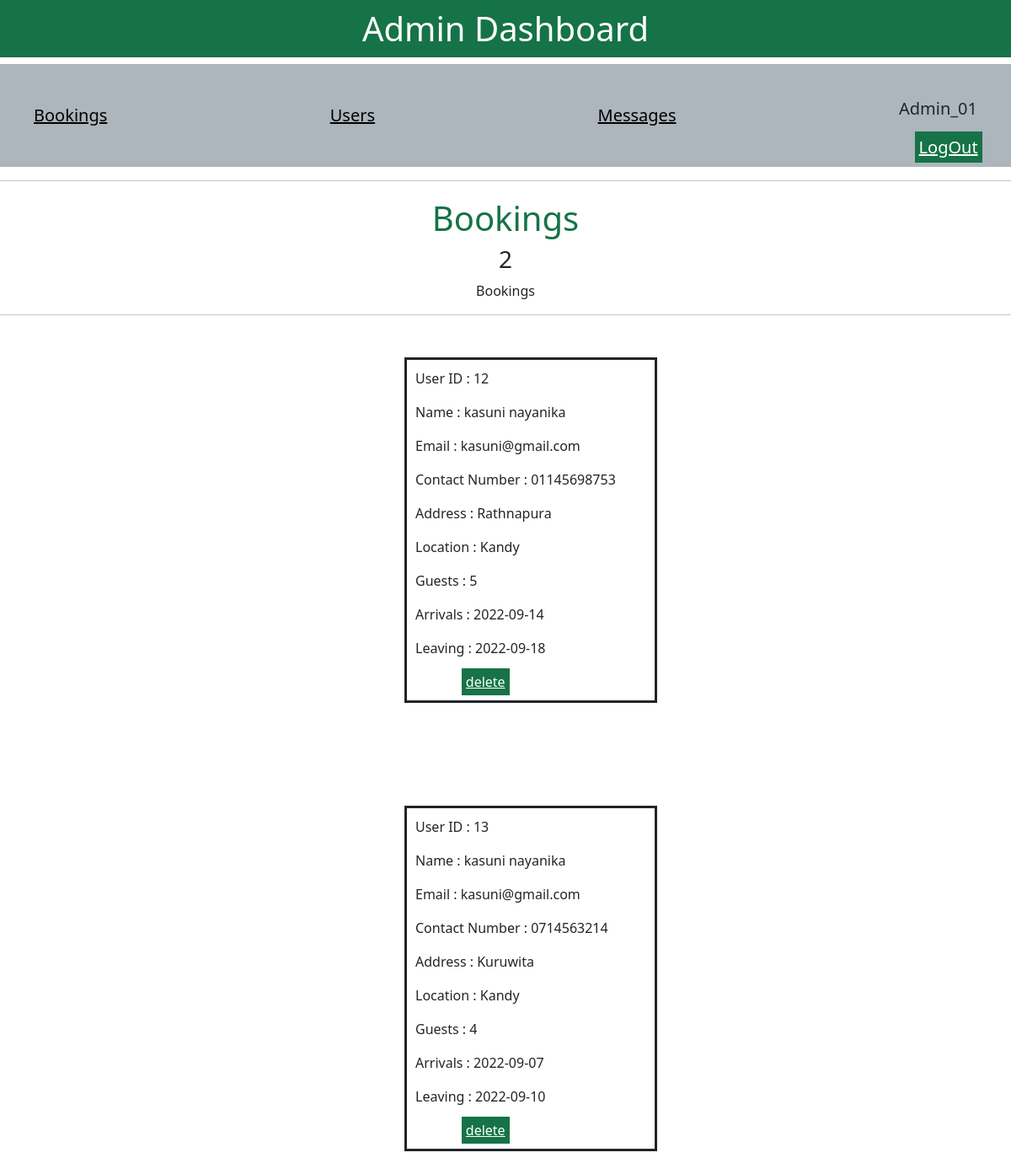
The page /admin_orders.php (signed in) on the database its author committed.
### tables this page shows
CREATE TABLE `users` (
  `id` int(100) NOT NULL,
  `name` varchar(100) NOT NULL,
  `email` varchar(100) NOT NULL,
  `password` varchar(100) NOT NULL,
  `user_type` varchar(20) NOT NULL DEFAULT 'user'
);

CREATE TABLE `book_form` (
  `id` int(11) NOT NULL,
  `name` varchar(60) NOT NULL,
  `email` varchar(30) NOT NULL,
  `phone` varchar(12) NOT NULL,
  `address` varchar(255) NOT NULL,
  `location` varchar(255) NOT NULL,
  `guests` varchar(100) NOT NULL,
  `arrivals` varchar(255) NOT NULL,
  `leaving` varchar(255) NOT NULL
);

### admin_orders.php (the view, shortened to what this page needs)
<?php
@include 'config.php';
?>
<!DOCTYPE html>
<html lang="en">
<head>
    <link rel="stylesheet" href="css/bootstrap.css">
   <link rel="stylesheet" href="https://cdnjs.cloudflare.com/ajax/libs/font-awesome/6.1.1/css/all.min.css">
</head>
<body>
<?php include 'admin_header.php'; ?>
<section class="placed-orders">
<hr>
   <h1 class="title" style="color: #157347 ; text-align: center  ; margin-top: 20px"> Bookings </h1>
    <?php
    $select_orders = $conn->prepare("SELECT * FROM `book_form`");
    $select_orders->execute();
    $number_of_orders = $select_orders->rowCount();
    ?>
    <h3 style="text-align: center"><?= $number_of_orders; ?></h3>
    <p style="text-align: center">Bookings</p>
    <hr>
   <div class="box-container">
      <?php
         $select_book_form = $conn->prepare("SELECT * FROM `book_form`");
         $select_book_form->execute();
         if($select_book_form->rowCount() > 0){
            while($fetch_book_form = $select_book_form->fetch(PDO::FETCH_ASSOC)){
      ?>
      <div class="box">
         <p> User ID : <span><?= $fetch_book_form['id']; ?></span> </p>
         <p> Name : <span><?= $fetch_book_form['name']; ?></span> </p>
         <p> Email : <span><?= $fetch_book_form['email']; ?></span> </p>
         <p> Contact Number : <span><?= $fetch_book_form['phone']; ?></span> </p>
         <p> Address : <span><?= $fetch_book_form['address']; ?></span> </p>
         <p> Location : <span><?= $fetch_book_form['location']; ?></span> </p>
         <p> Guests : <span><?= $fetch_book_form['guests']; ?></span> </p>
         <p> Arrivals  : <span><?= $fetch_book_form['arrivals']; ?></span> </p>
          <p> Leaving  : <span><?= $fetch_book_form['leaving']; ?></span> </p>
         <form action="" method="POST">
            <div class="flex-btn">
               <a href="admin_orders.php?delete=<?= $fetch_book_form['id']; ?>" class="delete-btn" onclick="return confirm('If you Want to Delete this Booking?');">delete</a>
            </div>
         </form>
      </div>
                <br/> <br/> <br/>
      <?php
         }
      }else{
         echo '<p class="empty">No Bookings placed yet!</p>';
      }
      ?>
   </div>
</section>
</body>
</html>

### admin_header.php (shortened to what this page needs)
<!DOCTYPE html>
<html lang="en">
<head>
    <link rel="stylesheet" href="css/bootstrap.css">
    <link href="https://cdn.jsdelivr.net/npm/bootstrap@5.2.0/dist/css/bootstrap.min.css" rel="stylesheet">
</head>
<header class="header">
      <h1 style="color: white ; background-color: #157347; width: 100%;text-align: center;padding: 10px 10px">Admin Dashboard</h1>
      <nav class="navbar">
         <a href="admin_orders.php" style="color: black"> Bookings</a>
         <a href="admin_users.php" style="color: black">Users</a>
         <a href="admin_contacts.php" style="color: black">Messages</a>
      <div class="profile">
         <?php
            $select_profile = $conn->prepare("SELECT * FROM `users` WHERE id = ?");
            $select_profile->execute([$admin_id]);
            $fetch_profile = $select_profile->fetch(PDO::FETCH_ASSOC);
         ?>
         <p style="text-align: center"><?= $fetch_profile['name']; ?></p>
         <a href="logout.php" class="delete-btn" >LogOut</a>
      </div>
      </nav>
</header>

### admin_orders.php (style rules this page uses)
.box { border-color: #157347; border: solid; width: 25%; height:50%; margin-left: 40%; margin-right: 50px; margin-top: 50px; padding: 10px; }
.delete-btn { background-color: #157347; color: white; padding: 5px; margin-left: 20%; }

### admin_header.php (style rules this page uses)
nav { width: 100%; background-color: #adb5bd; }
.navbar { padding-left: 40px; padding-right: 40px; font-size: 20px; }

### rows shown on the page
users: name "Admin_01"
book_form: id "12", name "kasuni nayanika", email "kasuni@gmail.com", phone "01145698753", address "Rathnapura", location "Kandy", guests "5", arrivals "2022-09-14", leaving "2022-09-18"
book_form: id "13", name "kasuni nayanika", email "kasuni@gmail.com", phone "0714563214", address "Kuruwita", location "Kandy", guests "4", arrivals "2022-09-07", leaving "2022-09-10"

### other values the page prints
$number_of_orders "2"
